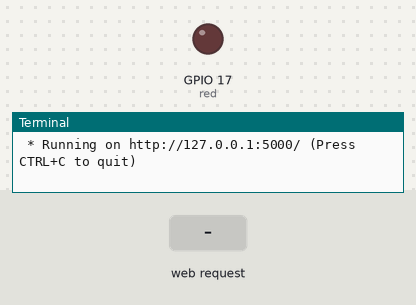
The program below on a simulated Raspberry Pi (BCM pin numbers). Shown: output pins drawn as LEDs (lit = HIGH), the last lines printed to the terminal. The inputs (shaded band) are chosen by the test bench. A web server runs the application; the clock reads 2024-03-15 10:24:30 at power-on unless the program sets it.

Above: at 1.2 s.
1.3 s: HTTP request for /on received
At 2.6 s:
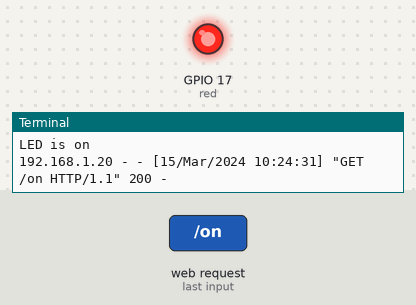
4.3 s: HTTP request for /off received
At 4.9 s:
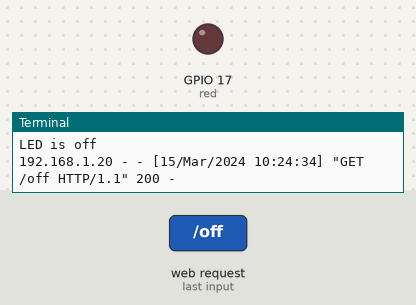
Timing chart, 0 to 7.3 s (numbered marks = the images above; inputs shaded):
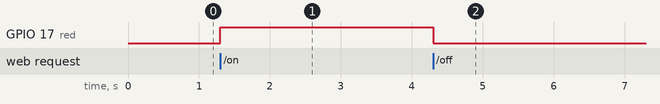

Measured:
- after the input at 1.3 s, GPIO 17 (red): LOW → HIGH at once
- after the input at 4.3 s, GPIO 17 (red): HIGH → LOW at once

The program:

app.py
```python
from flask import Flask, render_template
from gpiozero import LED

app = Flask(__name__)

red = LED(17)
red_status = 0

@app.route("/")
def main():
    return render_template("app.html")

@app.route("/on")
def on():
    global red_status

    if red_status == 0:
        print("LED is on")
        red.on()
        red_status = 1
        return ("", 200)

    return ("", 204)


@app.route("/off")
def off():
    global red_status

    if red_status == 1:
        print("LED is off")
        red.off()
        red_status = 0
        return ("", 200)

    return ("", 204)
```
